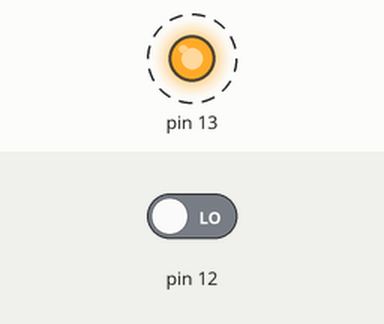
Bench run of a sketch on a simulated Arduino Uno, built with avr-gcc and run on an emulated ATmega328P. On the bench: output pins drawn as LEDs (lit = HIGH). Dashed ring = blinking. Inputs (shaded band) come from the test bench; at power-on: pin 12 LOW. What the sketch prints to the serial monitor is not drawn.

Above: at 1.2 s.
1.3 s: pin 12 driven HIGH
Timing chart, 0 to 9.5 s (numbered marks = the images above; inputs shaded):
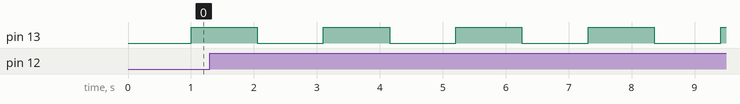

The sketch:

code.ino
```cpp
long previousTime = 0;
long currentTime =0;
int interval = 1000;
bool ledState =0;
int count=0;
void setup(){
pinMode(13,OUTPUT);
  Serial.begin(9600);
}
void loop(){
 currentTime = millis();
  if(currentTime-previousTime>interval){
    ledState = !ledState;
    digitalWrite(13,ledState);
    previousTime=currentTime;
  }
  if(digitalRead(12)){
  Serial.println("Button Pressed!");
    count++;
    Serial.println(count);
    delay(150);
  }
}
```

Measured:
- by itself, pin 13: alternates HIGH for 1.1 s and LOW for 1.1 s
